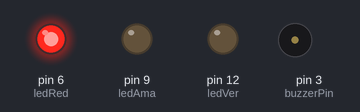
Recording of a sketch running on a simulated Arduino Uno, built with avr-gcc and run on an emulated ATmega328P. On the bench: output pins drawn as LEDs (lit = HIGH), buzzer (waves = sounding).

Above: at 3.0 s.
At 9.0 s:
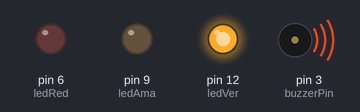
At 11.0 s:
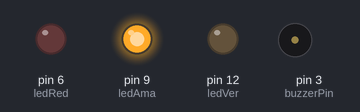
Timing chart, 0 to 15.6 s (numbered marks = the images above):
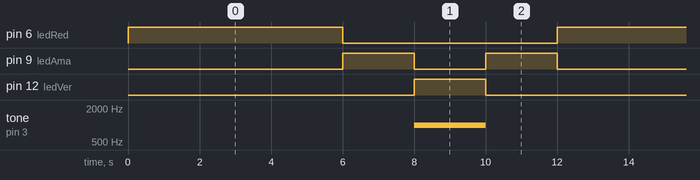

The sketch:

semaforo.ino
```cpp
const uint8_t ledRed = 6;
const uint8_t ledAma = 9;
const uint8_t ledVer = 12;
// Declarando em quais pinos cada led está

const uint8_t buzzerPin = 3;
//Declarando o pino do Buzzer
void setup() {
  //Definindo que todos os pinos acima são OUTPUTs da placa
  pinMode(ledRed, OUTPUT);
  pinMode(ledAma, OUTPUT);
  pinMode(ledVer, OUTPUT);
  pinMode(buzzerPin, OUTPUT);
}

void loop() {
  //Liga o led vermelho
  digitalWrite(ledRed, HIGH);
  //Espera 6 segundos
  delay(6000);
  //Desliga o led vermelho e liga o amarelo
  digitalWrite(ledRed, LOW);
  digitalWrite(ledAma, HIGH);
  //Espera 2 segundos
  delay(2000);
  //Desliga o led amarelo, liga o verde e liga o buzzer
  digitalWrite(ledAma, LOW);
  digitalWrite(ledVer, HIGH);
  tone(buzzerPin, 1000);
  //Espera 2 segundos
  delay(2000);
  //Desliga o led verde, liga o amarelo e desliga o buzzer
  digitalWrite(ledVer,LOW);
  digitalWrite(ledAma,HIGH);
  noTone(buzzerPin);
  //Espera 2 segundos
  delay(2000);
  //Desliga o led amarelo
  digitalWrite(ledAma,LOW);
}
```

Measured:
- by itself, pin 6 (ledRed): alternates HIGH for 6.0 s and LOW for 6.0 s
- by itself, pin 9 (ledAma): repeats every 12.0 s: LOW 2.0 s, HIGH 2.0 s, LOW 6.0 s, HIGH 2.0 s
- by itself, pin 12 (ledVer): alternates HIGH for 2.0 s and LOW for 10.0 s
- by itself, tone on pin 3 (buzzerPin): alternates 1000 Hz for 2.0 s and silent for 10.0 s
